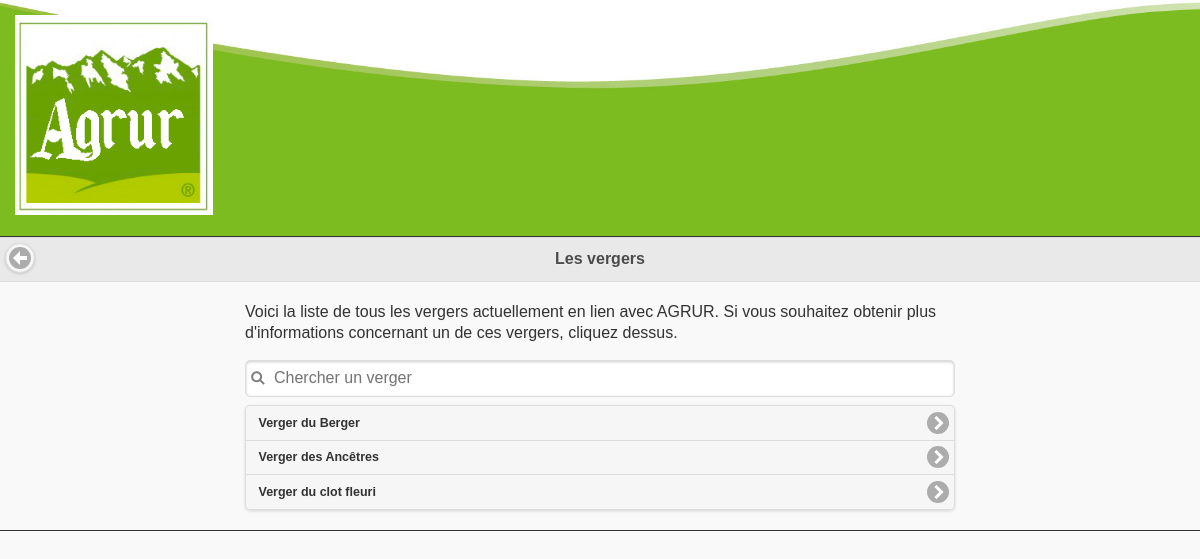
The app's page /interface/vergers_gestionnaire.php, older data.
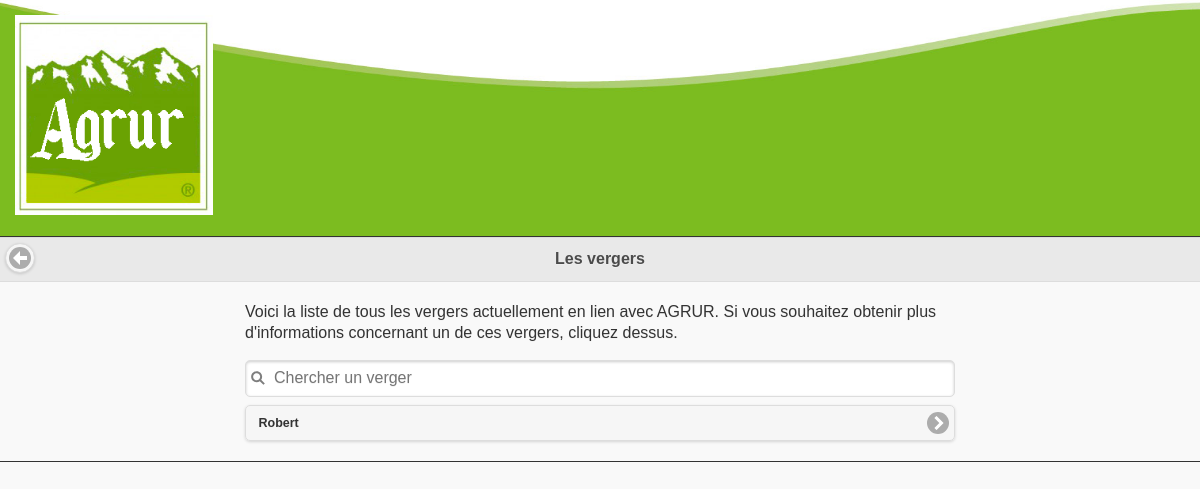
The same page, newer data.
### tables this page shows
CREATE TABLE `verger` (
`id_verger` int(11) NOT NULL COMMENT 'Clé primaire',
  `nom_verger` varchar(250) NOT NULL,
  `superficie` int(11) NOT NULL,
  `nbr_arbre` int(11) NOT NULL,
  `id_commune` int(11) NOT NULL,
  `num_prod` int(11) NOT NULL,
  `id_variete` int(11) NOT NULL
);

### src/fonctions_traitement.php (the view, shortened to what this page needs)
<?php
function afficherVerger()
{
	global $connexion;
	$sql = $connexion->query('SELECT id_verger, nom_verger FROM verger');
	try
	{
		$sql->execute();
		while($donnees_verger = $sql->fetch())
		{
		?>
			<li>
				<a href="gerer_verger.php?verger=<?php echo($donnees_verger['id_verger']); ?>"><?php echo($donnees_verger['nom_verger']); ?></a>
			</li>
		<?php
		}
	}
	catch(Exception $e)
	{
		echo('Erreur : '.$e->getMessage());
	}
}
		?>

Row changes from the older to the newer data that the page shows:
removed verger: nom_verger "Verger du Berger"
removed verger: nom_verger "Verger des Ancêtres"
removed verger: nom_verger "Verger du clot fleuri"
added verger: nom_verger "Robert"
